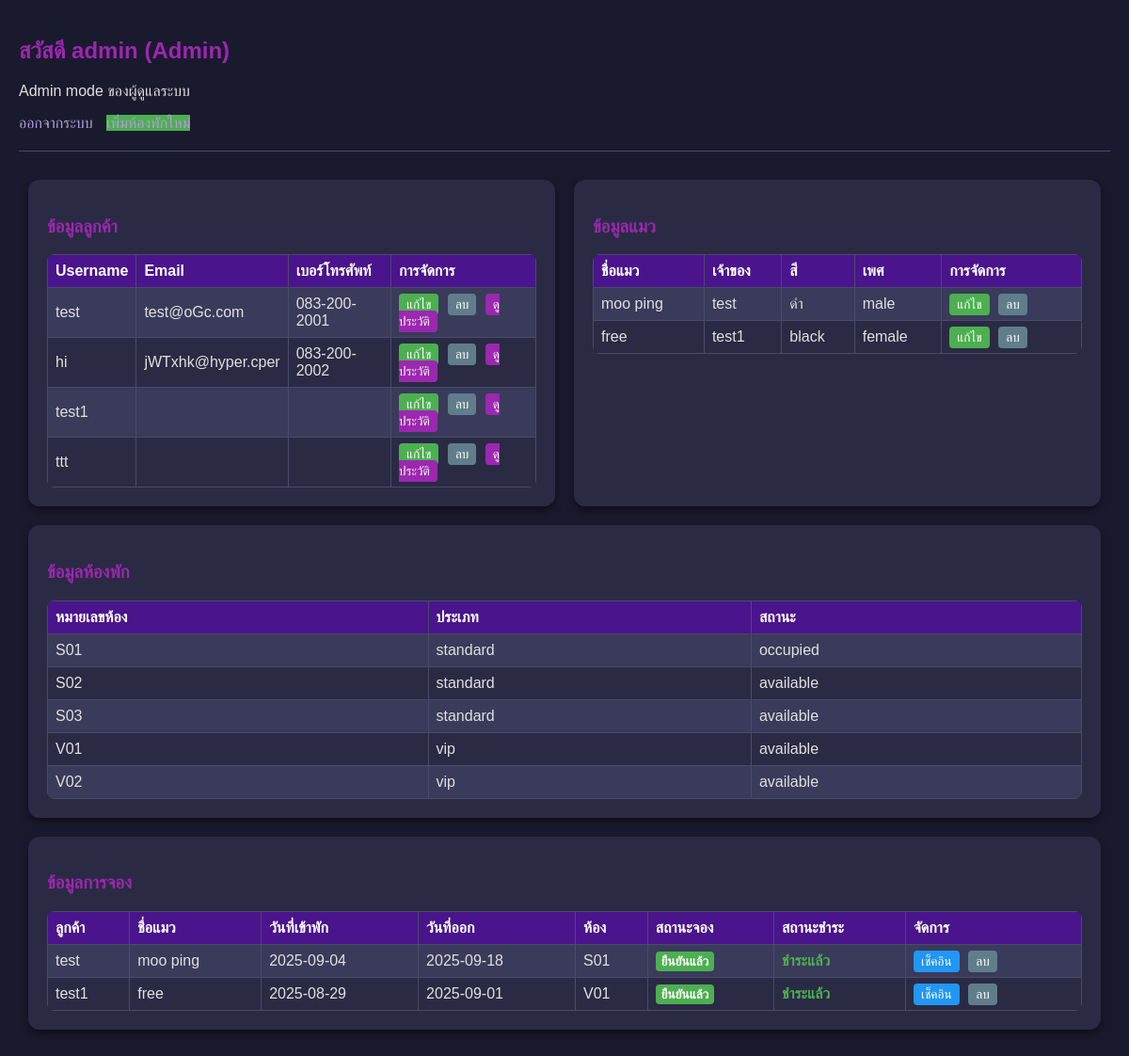
Before: /admin_dashboard.php (signed in) with the older database file.
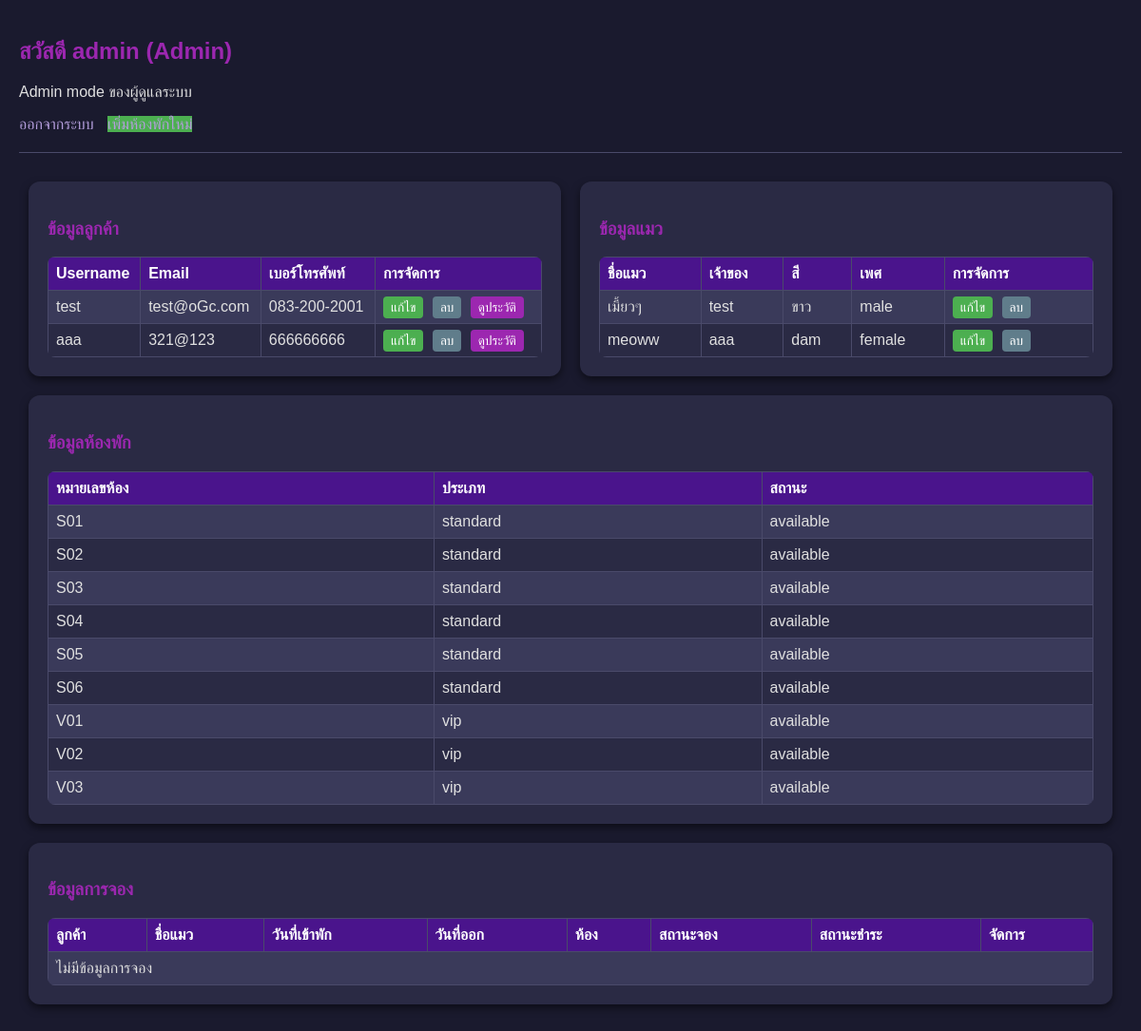
After: the same page with the newer database file.
### tables this page shows
CREATE TABLE `users` (
  `id` int(11) NOT NULL,
  `username` varchar(50) NOT NULL,
  `password` varchar(255) NOT NULL,
  `role` enum('user','admin') DEFAULT 'user',
  `phone` varchar(20) DEFAULT NULL,
  `email` varchar(100) DEFAULT NULL,
  `address` text DEFAULT NULL
);

CREATE TABLE `cats` (
  `id` int(11) NOT NULL,
  `user_id` int(11) NOT NULL,
  `name` varchar(100) NOT NULL,
  `color` varchar(50) DEFAULT NULL,
  `age` int(11) DEFAULT NULL,
  `gender` enum('male','female') NOT NULL
);

CREATE TABLE `rooms` (
  `id` int(11) NOT NULL,
  `room_number` varchar(50) NOT NULL,
  `room_type` enum('standard','vip') NOT NULL,
  `status` enum('available','occupied','maintenance') NOT NULL DEFAULT 'available'
);

CREATE TABLE `reservations` (
  `id` int(11) NOT NULL,
  `customer_id` int(11) NOT NULL,
  `cat_id` int(11) NOT NULL,
  `room_id` int(11) NOT NULL,
  `date_from` date NOT NULL,
  `date_to` date NOT NULL,
  `total_cost` decimal(10,2) NOT NULL DEFAULT 0.00,
  `paid` tinyint(1) NOT NULL DEFAULT 0,
  `status` enum('pending','pending_approval','confirmed','cancelled','completed') NOT NULL DEFAULT 'pending',
  `checkin_code` varchar(10) DEFAULT NULL,
  `check_in` tinyint(1) NOT NULL DEFAULT 0,
  `check_out` tinyint(1) NOT NULL DEFAULT 0,
  `customer_name` varchar(255) NOT NULL,
  `cat_name` varchar(255) NOT NULL
);

### admin_dashboard.php (the view, shortened to what the changed rows need)
<?php
$servername = "localhost";
$username = "root";
$password = "";
$dbname = "cathotel_db";
$conn = new mysqli($servername, $username, $password, $dbname);
function getCustomers($conn) {
    $sql = "SELECT id, username, email, phone FROM users WHERE role='user'";
    $res = $conn->query($sql);
    return $res->fetch_all(MYSQLI_ASSOC);
}
function getCats($conn) {
    $sql = "SELECT c.id, c.name, c.color, c.age, c.gender, u.username as owner_name
            FROM cats c JOIN users u ON c.user_id = u.id";
    $res = $conn->query($sql);
    return $res->fetch_all(MYSQLI_ASSOC);
}
function getReservations($conn) {
    $sql = "SELECT
                r.id,
                u.username as customer_name,
                c.name as cat_name,
                r.date_from,
                r.date_to,
                ro.room_number,
                r.paid,
                r.total_cost,
                r.status,
                r.check_in,
                r.check_out,
                ro.id as room_id
            FROM reservations r
            JOIN users u ON r.customer_id = u.id
            JOIN cats c ON r.cat_id = c.id
            LEFT JOIN rooms ro ON r.room_id = ro.id
            ORDER BY r.date_from DESC";
    $res = $conn->query($sql);
    return $res->fetch_all(MYSQLI_ASSOC);
}
$customers = getCustomers($conn);
$cats = getCats($conn);
$reservations = getReservations($conn);
$rooms = $conn->query("SELECT * FROM rooms ORDER BY room_number")->fetch_all(MYSQLI_ASSOC);
?>
<!DOCTYPE html>
<html lang="th">
<head>
</head>
<body>
<h2>สวัสดี <?php echo htmlspecialchars($_SESSION['username']); ?> (Admin)</h2>
<div class="dashboard-container">
    <div class="section">
        <table>
            <thead><tr><th>Username</th><th>Email</th><th>เบอร์โทรศัพท์</th><th>การจัดการ</th></tr></thead>
            <tbody>
                <?php if(!empty($customers)): foreach($customers as $c): ?>
                    <tr>
                        <td><?php echo htmlspecialchars($c['username']); ?></td>
                        <td><?php echo htmlspecialchars($c['email']); ?></td>
                        <td><?php echo htmlspecialchars($c['phone']); ?></td>
                        <td class="actions">
                            <a href="admin_gm/edit_customer.php?id=<?php echo $c['id']; ?>" class="approve">แก้ไข</a>
                            <a href="admin_gm/delete_customer.php?id=<?php echo $c['id']; ?>" class="delete" onclick="return confirm('คุณต้องการลบข้อมูลลูกค้ารายนี้หรือไม่?');">ลบ</a>
                            <a href="admin_gm/customer_history.php?customer_name=<?php echo urlencode($c['username']); ?>" class="history">ดูประวัติ</a>
                        </td>
                    </tr>
                <?php endforeach; else: ?>
                    <tr><td colspan="4">ไม่มีข้อมูลลูกค้า</td></tr>
                <?php endif; ?>
            </tbody>
        </table>
    </div>
    <div class="section">
        <table>
            <thead><tr><th>ชื่อแมว</th><th>เจ้าของ</th><th>สี</th><th>เพศ</th><th>การจัดการ</th></tr></thead>
            <tbody>
                <?php if(!empty($cats)): foreach($cats as $cat): ?>
                    <tr>
                        <td><?php echo htmlspecialchars($cat['name']); ?></td>
                        <td><?php echo htmlspecialchars($cat['owner_name']); ?></td>
                        <td><?php echo htmlspecialchars($cat['color']); ?></td>
                        <td><?php echo htmlspecialchars($cat['gender']); ?></td>
                        <td class="actions">
                            <a href="admin_gm/edit_cat.php?id=<?php echo $cat['id']; ?>" class="approve">แก้ไข</a>
                            <a href="admin_gm/delete_cat.php?id=<?php echo $cat['id']; ?>" class="delete" onclick="return confirm('คุณต้องการลบข้อมูลแมวตัวนี้หรือไม่?');">ลบ</a>
                        </td>
                    </tr>
                <?php endforeach; else: ?>
                    <tr><td colspan="5">ไม่มีข้อมูลแมว</td></tr>
                <?php endif; ?>
            </tbody>
        </table>
    </div>
    <div class="section">
        <table>
            <thead><tr><th>หมายเลขห้อง</th><th>ประเภท</th><th>สถานะ</th></tr></thead>
            <tbody>
                <?php if(!empty($rooms)): foreach($rooms as $room): ?>
                    <tr>
                        <td><?php echo htmlspecialchars($room['room_number']); ?></td>
                        <td><?php echo htmlspecialchars($room['room_type']); ?></td>
                        <td><?php echo htmlspecialchars($room['status']); ?></td>
                    </tr>
                <?php endforeach; else: ?>
                    <tr><td colspan="3">ไม่มีข้อมูลห้องพัก</td></tr>
                <?php endif; ?>
            </tbody>
        </table>
    </div>
    <div class="section full-width-section">
        <table>
            <thead>
                <tr>
                    <th>ลูกค้า</th><th>ชื่อแมว</th><th>วันที่เข้าพัก</th><th>วันที่ออก</th>
                    <th>ห้อง</th><th>สถานะจอง</th><th>สถานะชำระ</th><th>จัดการ</th>
                </tr>
            </thead>
            <tbody>
                <?php if(!empty($reservations)): foreach($reservations as $res): ?>
                    <tr>
                        <td><?php echo htmlspecialchars($res['customer_name']); ?></td>
                        <td><?php echo htmlspecialchars($res['cat_name']); ?></td>
                        <td><?php echo htmlspecialchars($res['date_from']); ?></td>
                        <td><?php echo htmlspecialchars($res['date_to']); ?></td>
                        <td><?php echo htmlspecialchars($res['room_number'] ?? '-'); ?></td>
                        <td>
                            <?php
                                $status = $res['status'] ?? 'pending';
                                $labels = ['pending'=>'รอชำระเงิน','pending_approval'=>'รออนุมัติ','confirmed'=>'ยืนยันแล้ว','cancelled'=>'ยกเลิก'];
                                echo "<span class='status-badge {$status}'>".($labels[$status] ?? '')."</span>";
                            ?>
                        </td>
                        <td>
                            <span style="color: <?php echo (int)$res['paid'] === 1 ? '#4caf50' : '#f44336'; ?>; font-weight: bold;">
                                <?php echo (int)$res['paid'] === 1 ? 'ชำระแล้ว' : 'ยังไม่ชำระ'; ?>
                            </span>
                        </td>
                        <td class="actions">
                            <?php if($res['status']==='pending_approval'): ?>
                                <form method="POST" style="display:inline-block;">
                                    <input type="hidden" name="action" value="approve">
                                    <input type="hidden" name="reservation_id" value="<?php echo $res['id']; ?>">
                                    <button type="submit" class="approve">อนุมัติ</button>
                                </form>
                                <form method="POST" style="display:inline-block;">
                                    <input type="hidden" name="action" value="reject">
                                    <input type="hidden" name="reservation_id" value="<?php echo $res['id']; ?>">
                                    <button type="submit" class="reject">ปฏิเสธ</button>
                                </form>
                            <?php elseif($res['status']==='confirmed' && !$res['check_in']): ?>
                                <a href="admin_gm/admin_checkin.php?reservation_id=<?php echo $res['id']; ?>&room_id=<?php echo $res['room_id']; ?>" class="checkin">เช็คอิน</a>
                            <?php elseif($res['check_in'] && !$res['check_out']): ?>
                                <a href="admin_gm/admin_checkout.php?reservation_id=<?php echo $res['id']; ?>&room_id=<?php echo $res['room_id']; ?>" class="checkout">เช็คเอาท์</a>
                            <?php endif; ?>
                            <a href="admin_gm/delete_reservation.php?id=<?php echo $res['id']; ?>" class="delete" onclick="return confirm('คุณต้องการลบข้อมูลการจองนี้หรือไม่?');">ลบ</a>
                        </td>
                    </tr>
                <?php endforeach; else: ?>
                    <tr><td colspan="8">ไม่มีข้อมูลการจอง</td></tr>
                <?php endif; ?>
            </tbody>
        </table>
    </div>
</div>
</body>
</html>

Changed rows visible on the page:
removed users: username "hi", email "jWTxhk@hyper.cper", phone "083-200-2002"
removed users: username "test1"
removed users: username "ttt"
removed cats: name "moo ping", user.username "test", color "ดำ", gender "male"
removed cats: name "free", user.username "test1", color "black", gender "female"
removed reservations: customer.username "test", cat.name "moo ping", date_from "2025-09-04", date_to "2025-09-18", room.room_number "S01", status "ยืนยันแล้ว", paid "ชำระแล้ว"
removed reservations: customer.username "test1", cat.name "free", date_from "2025-08-29", date_to "2025-09-01", room.room_number "V01", status "ยืนยันแล้ว", paid "ชำระแล้ว"
added users: username "aaa", email "321@123", phone "666666666"
added cats: name "เมี้ยวๆ", user.username "test", color "ขาว", gender "male"
added cats: name "meoww", user.username "aaa", color "dam", gender "female"
changed rooms (number 1 of 9 on the later page): status "occupied" → "available"
added rooms: room_number "S04", room_type "standard", status "available"
added rooms: room_number "S05", room_type "standard", status "available"
added rooms: room_number "S06", room_type "standard", status "available"
added rooms: room_number "V03", room_type "vip", status "available"
Other visible differences:
text now shown: "ไม่มีข้อมูลการจอง"
